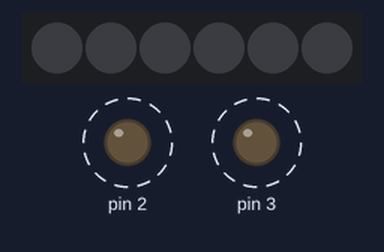
Simulated run of this sketch. Board: Arduino Uno, built with avr-gcc and run on an emulated ATmega328P. On the bench: 6 RGB LEDs in strip order, left to right, output pins drawn as LEDs (lit = HIGH). Dashed ring = blinking.

Above: at 0.5 s.
Timing chart, 0 to 4.6 s (numbered marks = the images above):
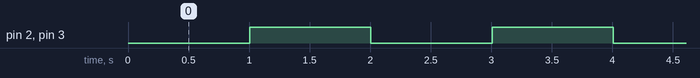

The sketch:

QueenBee.ino
```cpp
/*
 * QueenBee for c-base / hive at 34c4
 */

#include "FastLED.h"

// How many leds in your strip?
#define NUM_LEDS 6

// For led chips like Neopixels, which have a data line, ground, and power, you just
// need to define DATA_PIN.  For led chipsets that are SPI based (four wires - data, clock,
// ground, and power), like the LPD8806 define both DATA_PIN and CLOCK_PIN
#define DATA_PIN 7

// Define the array of leds
CRGB leds[NUM_LEDS];
int posval = LOW;
int v = 100;
int vstep = 10;
int hue = 45;
long last_interval = 0;
long curr = 0;
long timespan = 0;

// the setup function runs once when you press reset or power the board
void setup() {
  // initialize digital pin LED_BUILTIN as an output.
  pinMode(2, OUTPUT);
  pinMode(3, OUTPUT);
  FastLED.addLeds<WS2812B, DATA_PIN, GRB>(leds, NUM_LEDS);
}

// the loop function runs over and over again forever
void loop() {
  curr = millis();
  timespan = curr - last_interval;
  if (timespan > 1000) {
    posval = !posval;
    last_interval = curr;
  }

  digitalWrite(2, posval);
  digitalWrite(3, posval);   // turn the LED on (HIGH is the voltage level)


  FastLED.showColor(CHSV(hue, 150, v));

  FastLED.show();

  delay(5);

  v = v + vstep;

  if (v > 220) {
    vstep = -1;
  }
  if (v < 120) {
    vstep = 1;
  }

}
```

Measured:
- by itself, pin 2, pin 3: alternates HIGH for 1.0 s and LOW for 1.0 s
